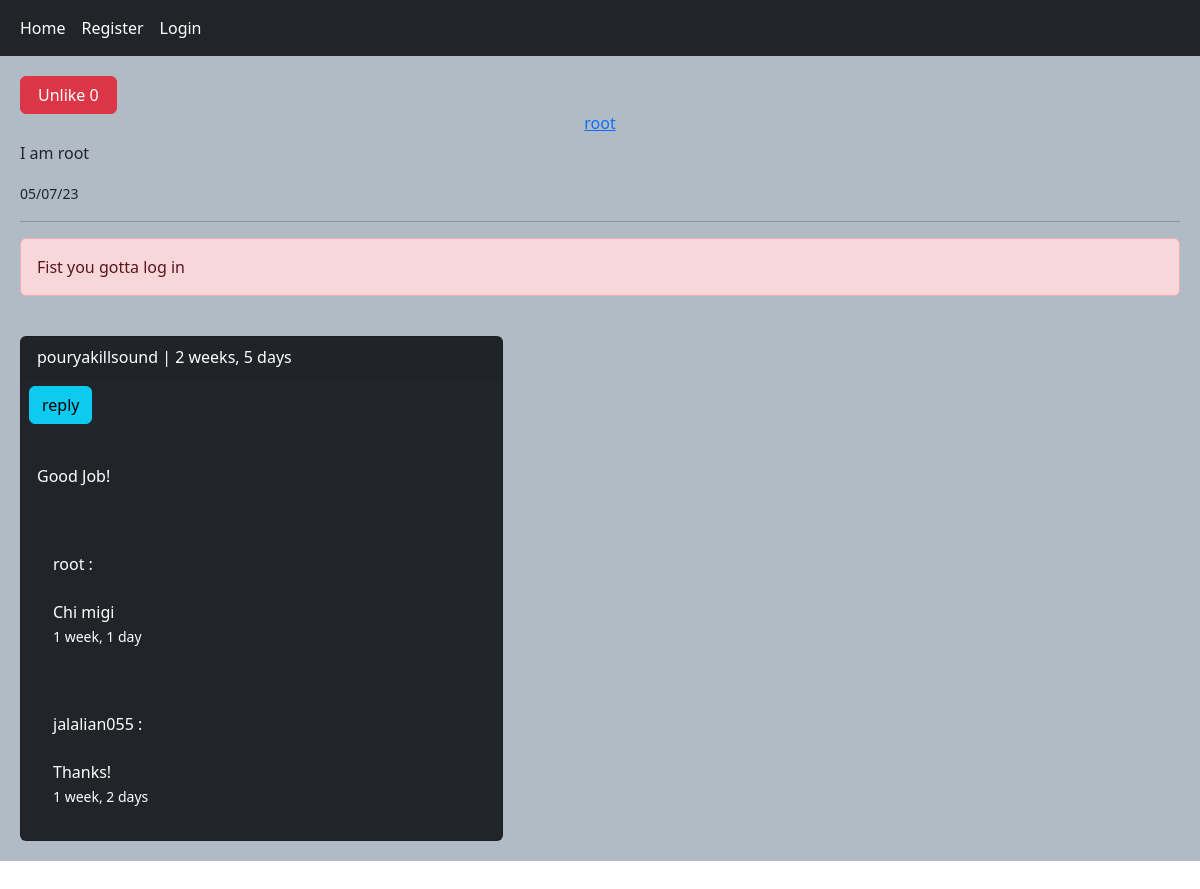
The app's page /detail/14/i-am-root/ with its own data.
### home/models.py (models this page shows, shortened)
class Post(models.Model):
    body = models.TextField()
    slug = models.SlugField()
    created = models.DateTimeField(auto_now_add=True)
    updated = models.DateTimeField(auto_now=True)
    user = models.ForeignKey(User, on_delete=models.CASCADE, related_name='posts')
    class Meta:
        ordering = ('body',)
    def likes_count(self):
        return self.plikes.count()

class Comment(models.Model):
    user = models.ForeignKey(User, on_delete=models.CASCADE, related_name='ucomments')
    post = models.ForeignKey(Post, on_delete=models.CASCADE, related_name='pcomments')
    reply = models.ForeignKey('self', on_delete=models.CASCADE, related_name='rcomments', null=True, blank=True)
    is_reply = models.BooleanField(default=False)
    body = models.TextField()
    created = models.DateTimeField(auto_now_add=True)
    class Meta:
        ordering = ['-created']

### home/views.py (the view, shortened to what this page needs)
# urls.py: path('detail/<int:post_id>/<slug:post_slug>/', views.DetailView.as_view(), name = 'detail'),
class DetailView(View):
    form_class = CommentCreateForm
    def setup(self, request, *args, **kwargs):
        post = get_object_or_404(Post, pk=kwargs['post_id'], slug=kwargs['post_slug'])
        self.comments = post.pcomments.filter(is_reply=False)
        return super().setup(request, *args, **kwargs)
    def get(self, request, post_id, post_slug):
        post = get_object_or_404(Post, pk=post_id, slug=post_slug)
        comments = self.comments
        can_like=False
        if request.user.is_authenticated and post.can_like(request.user):
            can_like = True
        return render(request, 'home/detail.html', {'post':post, 'comments':comments, 'form':self.form_class(), 'can_like':can_like})

### home/templates/home/detail.html (shortened to what this page needs)
{% extends 'base.html' %}
{% block body %}
    {% if can_like %}
        <a class="btn btn-primary col-sm-1" href="{% url 'home:like' post.id %}">Like {{ post.likes_count }}</a>
    {% else %}
        <a class="btn btn-danger col-sm-1" href="{% url 'home:unlike' post.id %}">Unlike {{ post.likes_count }}</a>
    {% endif %}
    <h6 class="text-center"><a href="{% url 'account:profile' post.user.id %}">{{ post.user }}</a></h6>
    <p>{{ post.body }}</p>
    <small>{{ post.created|date:"d/m/y" }}</small><hr>
    {% if user.is_authenticated %}
        <form class="col-sm-6" action="" method="POST">
                {% csrf_token %}
                {{ form.as_p }}
                <input type="submit" value="Send">
    </form><br/>
    {% else %}
        <p class="alert alert-danger">Fist you gotta log in</p><br/>
    {% endif %}
    {% for comment in comments %}
        {% with replies=comment.rcomments.all %}
            <div class="card bg-dark text-white col-sm-5">
                <p class="card-header">{{ comment.user.username }} | {{ comment.created|timesince }}</p>
            <p><a class="btn btn-info m-2" href="{% url 'home:reply' post.id comment.id %}">reply</a></p>
            <p class="card-body">{{ comment.body }}</p>
                {% for reply in replies %}
                {% if reply.user == request.user %}
                    <div class="card bg-secondary text-white p-1 m-3  rounded-2">
                        <p class="m-3 p-3 bg-dark"> {{ reply.user }} :  <a class="btn btn-danger" href="{{ reply.get_absolute_url }}">Delete</a><br>{{ reply.body }} <br> <small> {{ reply.created|timesince }} </small></p>
                {% else %}
                        <p class="m-3 p-3 bg-dark rounded-2">{{ reply.user }} : <br> <br> {{ reply.body }} <br> <small> {{ reply.created|timesince }} </small></p>
                {% endif %}
                {% endfor %}
                    </div>
        {% endwith %}
            </div><br>
        {% empty %}
            <p>No comments yet!</p><br/>
    {% endfor %}
{% endblock %}

### templates/base.html (shortened to what this page needs)
<!DOCTYPE html>
<html lang=”en” manifest="/cache.appcache">
<head>
    <link href="https://cdn.jsdelivr.net/npm/bootstrap@5.3.0/dist/css/bootstrap.min.css" rel="stylesheet">
</head>
<body>
    {% include 'inc/Navbar.html' %}
    <div
        class='jumbotron'>{% include 'inc/messages.html' %}
        {% block body %}{% endblock %}
</body>
</html>

### templates/inc/Navbar.html
<body>
  <nav class="navbar navbar-expand-lg navbar-dark bg-dark">
    <div class="container-fluid">
      <div class="navbar-nav">
        <a class="nav-link active" href="{% url 'home:home' %}">Home</a>
        {% if user.is_authenticated %}
          <a class="nav-link active" href="{% url 'account:profile' request.user.id %}">Profile</a>
          <a class="nav-link active" href="{% url 'account:logout' %}">Logout</a>
        {% else %}
          <a class="nav-link active" href="{% url 'account:register' %}">Register</a>
          <a class="nav-link active" href="{% url 'account:login' %}">Login</a>
        {% endif %}
      </div>
    </div>
  </nav>
</body>

### templates/base.html (style rules this page uses)
.jumbotron { padding: 20px; margin-bottom: 20px; background-color: #b0bbc6; }

### records on screen
Post: likes_count "0", user "root", body "I am root", created "05/07/23"
Comment: user.username "pouryakillsound", created "2 weeks, 5 days", body "Good Job!"
Comment: user "root", body "Chi migi", created "1 week, 1 day"
Comment: user "jalalian055", body "Thanks!", created "1 week, 2 days"
